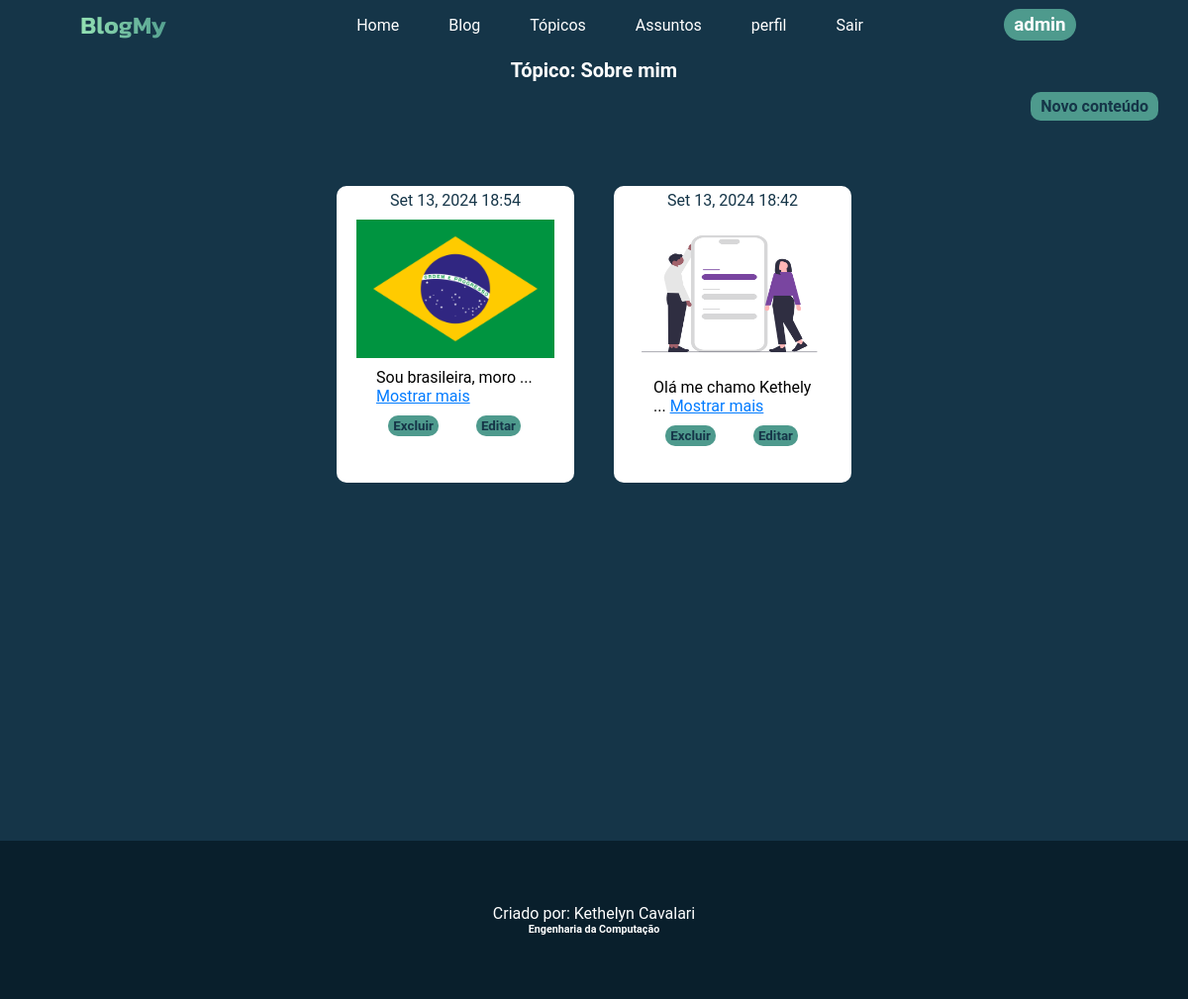
Screenshot of /Blogme/assuntos/40/ (signed in) with the database file from the repository.
### blog_init/models.py (models this page shows, shortened)
class Topicos(models.Model):
    text = models.CharField(max_length=200)
    data_add = models.DateTimeField(auto_now_add=True)
    owner = models.ForeignKey(User, on_delete=models.CASCADE)
    def __str__(self):
        return self.text

class Entrada(models.Model):
    topic = models.ForeignKey(Topicos, on_delete=models.CASCADE)
    text = models.TextField()
    imagem = models.ImageField(upload_to='upload_to_assunto', null=True, blank=True)
    data_add = models.DateTimeField(auto_now_add=True)

### blog_init/views.py (the view)
# urls.py: path('assuntos/<int:topico_id>/', views.assuntos, name='assuntos'),
@login_required
def assuntos(request, topico_id):
    topico = Topicos.objects.get(id=topico_id)
    if topico.owner != request.user:
        raise Http404
    entradas = topico.entrada_set.order_by('-data_add')
    contexto = {'topico':topico, 'entradas': entradas}
    return render(request, 'assuntos.html', contexto)

### blog_init/templates/assuntos.html (shortened to what this page needs)
{% extends 'baseblog.html' %}
{% load static %}
{% block link %}
 <link rel="stylesheet" href="{% static 'perfil/css/assuntos.css' %}">
 <link rel="stylesheet" href="{% static 'perfil/css/cores.css' %}">
{% endblock %}
{% block main %}
  <div class="container">
    <div class="titulo">
      <p>Tópico: {{topico}}</p>
      <a href="{% url 'novaEntrada' topico.id %}">Novo conteúdo</a>
    </div>
    <br>
    <br>
    <div class="container2">
      {% for entrada in entradas %}
      <ul class="cart">
        <p class="data">{{ entrada.data_add | date:'M d, Y H:i'}}</p>
        {% if entrada.imagem %}
          <img src="{{ entrada.imagem.url }}" alt="Imagem do assunto">
        {% endif %}
        <p class="texto">
          <span class="text-content">{{ entrada.text|slice:":20" }}</span>
          {% if entrada.text|length > 20 %}
            <span class="text-more">... <a href="{% url  'conteudo' entrada.id %}" class="text-toggle">Mostrar mais</a></span>
          {% endif %}
        </p>
        <div class="btn">
          <form action="{% url 'apagarEntrada' entrada.id %} " method="post">
            <button name="submit" class="apagar">Excluir</button>
          </form>
          <form  action="{% url 'atualizarEntrada' entrada.id %} " method="post" enctype="multipart/form-data">
            <button name="submit" class="apagar">Editar</button>
          </form>
        </div>
      </ul>
    {% empty %}
      <p class="nregister">Não há registro</p>
    {% endfor %}
    </div>
  </div>
{% endblock %}

### templates/baseblog.html (shortened to what this page needs)
{% load static %}
<!DOCTYPE html>
<html lang="pt-br">
<head>
    <link rel="stylesheet" href="{% static 'general/css/base.css' %}">
    {% block link %}{% endblock %}
</head>
{% block body %}
<body>
    <header>
        <div class="nav-list">
            <div class="logo">BlogMy</div>
            <div class="list-home">
                <ul>
                    <li><a href="{% url 'topics' %}" class="home_list">Home</a></li>
                    <li><a href="{% url 'blogall' %}" class="home_list">Blog</a></li>
                    <li><a href="{% url 'topicos' %}" class="home_list">Tópicos</a></li>
                    <li><a href="{% url 'assuntos2' %}" class="home_list">Assuntos</a></li>
                    <li><a href="{% url 'perfil' %}" class="home_list">perfil</a></li>
                    {% if user.is_authenticated %}
                      <li><a href="{% url 'logout' %}" class="home_list">Sair</a></li>
                    {% endif %}
                </ul>
            </div>
            <div class="nome">
                {% if user.username|length > 10 %}
                 <h3>{{user.username|slice:":10"}}</h3>
                {% else %}
                 <h3>{{user.username}}</h3>
                {% endif %}
            </div>
        </div>
    </header>
    <main>
        {% block main %}
        {% endblock %}
    </main>
    <footer>
        <div class="criadora">
            <p>Criado por: Kethelyn Cavalari</p>
            <h6>Engenharia da Computação</h6>
        </div>
    </footer>
</body>
{% endblock %}
</html>

### templates/static/general/css/base.css (style rules this page uses)
* { margin: 0; border: none; text-decoration: none; list-style: none; font-family: Roboto, sans-serif; }
header { width: 100%; position: fixed; top: 0; z-index: 1000; height: 50px; background-color: #153548; }
main { margin-top: 50px; }
.nav-list { width: 100%; height: 50px; display: flex; flex-direction: row; justify-content: center; align-items: center; justify-content: space-around; background-color: #153548; }
.logo { font-family: Kanit, sans-serif; font-size: 25px; font-weight: 600; background: linear-gradient(to left, #4e9a8D, #9AE8B7); background-clip: text; padding: 0px 10px 0px; border-radius: 20px; color: transparent; animation: animated 5s linear infinite; }
.list-home ul { display: flex; flex-direction: row; gap: 50px; }
.home_list { color: white; position: relative; padding-bottom: 5px; transition: all 0.3s ease; }
.home_list::after { content: ''; position: absolute; width: 0; left: 0; bottom: 0; height: 2px; background-color: rgb(255, 255, 255); transition: width 0.3s ease; }
.nome { background-color: #4e9a8D; padding: 5px 10px 5px; border-radius: 20px; margin-right: -100px; color: white; }
footer { width: 100%; height: 20vh; display: flex; align-items: center; justify-content: center; background-color: var(--footer); color: white; text-align: center; }

### templates/static/perfil/css/assuntos.css (style rules this page uses)
.text-content { display: inline; }
.text-more { display: inline; }
.text-toggle { cursor: pointer; color: #007bff; text-decoration: underline; }
main { background-color: var(--escuro); display: flex; flex-direction: column; min-height: 100vh; width: 100%; }
.container { display: flex; flex-direction: column; align-items: center; width: 100%; }
.titulo { display: flex; flex-direction: column; align-items: center; justify-content: center; width: 100%; height: 80px; }
.titulo p { font-size: 20px; font-weight: bold; color: white; margin-bottom: 10px; }
.titulo a { display: flex; margin-left: auto; margin-right: 30px; padding: 5px 10px 5px; background-color: var(--medio); color: var(--escuro); font-weight: bold; border-radius: 10px; transition: all ease 0.3s; }
.container2 { display: flex; flex-direction: row; width: 100%; align-items: center; flex-wrap: wrap; justify-content: center; }
.cart { display: flex; flex-direction: column; align-items: center; width: 200px; height: 300px; background-color: white; margin: 20px; border-radius: 10px; }
.data { margin-top: 5px; margin-right: 20%; color: var(--escuro); margin-bottom: 10px; }
.cart img { width: 100%; margin-right: 20%; margin-bottom: 10px; max-height: 150px; }
.texto { margin-right: 20%; }
.btn { display: flex; flex-direction: row; align-items: center; margin-top: 10px; justify-content:space-between; gap: 40%; margin-right: 40%; }
.apagar { padding: 3px 5px 3px; background-color: var(--medio); transition: all ease 0.3s; border-radius: 10px; color: var(--escuro); font-weight: bold; cursor: pointer; }

### templates/static/perfil/css/cores.css (style rules this page uses)
:root { --escuro: #153548; --verdelegal: #306e38; --footer: #091f2c; --medio: #4e9a8D; --claro: #9AE8B7; --branco: #fff; --preto: #000; }

### rows the page displays
Topicos: text "Sobre mim"
Entrada: data_add "Set 13, 2024 18:54", imagem (picture), text "Sou brasileira, moro"
Entrada: data_add "Set 13, 2024 18:42", imagem (picture), text "Olá me chamo Kethely"

### other values shown
{{ user.username }} "admin"
